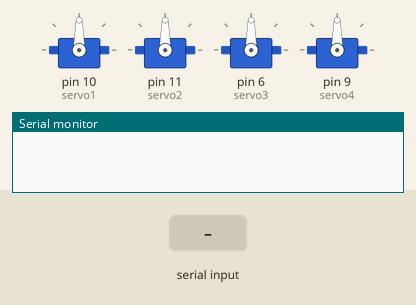
A sketch run on a simulated Arduino Uno, built with avr-gcc and run on an emulated ATmega328P. Parts: 4 × servo, the last lines printed to the serial monitor. The test bench sets the inputs (shaded band).

Above: at 1.2 s.
1.3 s: "a" received over Serial
At 6.76 s:
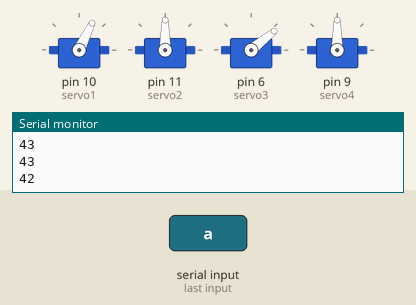
At 7.22 s:
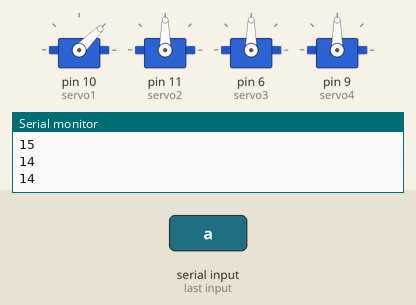
Timing chart, 0 to 8.8 s (numbered marks = the images above; inputs shaded):
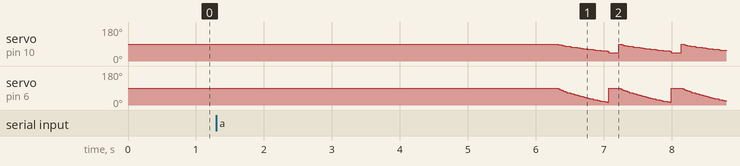

Measured:
- after the input at 1.3 s, servo on pin 10 (servo1): ramps from 90° to 45° and jumps back, once every 0.92 s; servo on pin 6 (servo3): ramps from 90° to 15° and jumps back, once every 0.92 s

The sketch:

Forward.ino
```cpp
#include <Servo.h>
#include <math.h>

Servo servo1;
Servo servo2;
Servo servo3;
Servo servo4;                  // create servo object to control a servo

int pos = 0;    // variable to store the servo position

void setup() {
  servo1.attach(10);  //10  // attaches the servo on pin 9 to the servo object
  servo2.attach(11); //11
  servo3.attach(6);  // 6
  servo4.attach(9); // 9
  Serial.begin(9600);

  servo1.write(90);   //3
  servo2.write(90);   //1
  servo3.write(90); //4
  servo4.write(90);  // 2
}

// the loop function runs over and over again forever

void loop() {
  if(Serial.available())
  {
    char state  = Serial.read();
    Serial.print(state);
   if(state=='a'){
      delay(5000);
      int m = 0;
      while(1)
      {
      for(int j=0;j<100;j++)
      {
       int m3 = int(90-90*sin((j*0.01)));
       int m1 = int(90-45*sin((j*0.01)));

       //int m1 = 90-int(90*j*0.01);
       //int m3 = 90+int(-m1-asin(0.88)*sin(m1));
       Serial.println(m3);
       int m7 = int(m3);
       Serial.println( m7);
       float h1 = 90;
       float h2 = 90;
       servo1.write(m1);
       servo2.write(h1);
       servo3.write(m3);
       servo4.write(h2);
       delay(5);
      }

       servo1.write(45);
       servo2.write(90);
       servo3.write(90);
       servo4.write(90);
       m = m+1;
       delay(150);
       }
      }

     delay(5000);

  }
}
```
